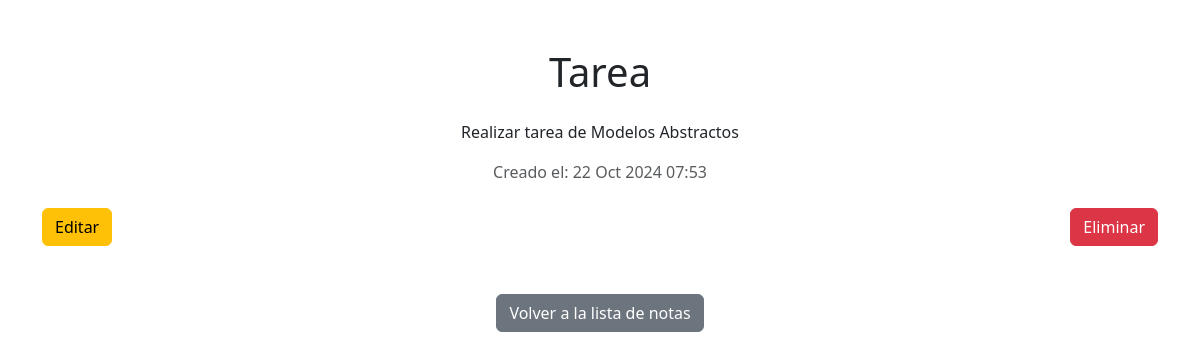
Page /notes_HernandezVivas/2/ on the earlier database version.
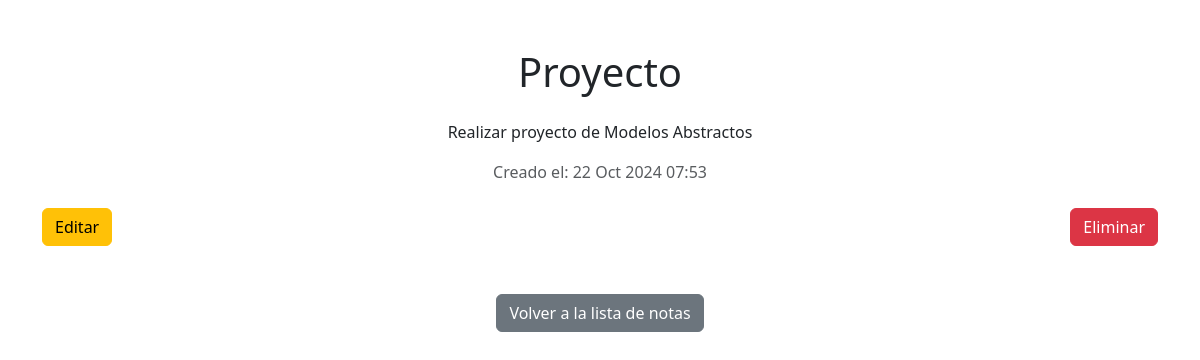
Same page on the later database version.
### notes_HernandezVivas/models.py (models this page shows, shortened)
class Note(models.Model):
    user = models.ForeignKey(User, on_delete=models.CASCADE, related_name='notes')
    title = models.CharField(max_length=200)
    content = models.TextField()
    creation_date = models.DateTimeField(auto_now_add=True)

### notes_HernandezVivas/views.py (the view)
# urls.py: path('<int:pk>/', DetailNotaView.as_view(), name='detail'),
class DetailNotaView(DetailView):
    template_name = 'notes/note_detail_HernandezVivas.html'
    model = Note

### templates/notes/note_detail_HernandezVivas.html (shortened to what this page needs)
<!DOCTYPE html>
<html lang="en">
<head>
    <link href="https://cdn.jsdelivr.net/npm/bootstrap@5.3.0-alpha3/dist/css/bootstrap.min.css" rel="stylesheet">
</head>
<body>
    <div class="container my-5">
        <h1 class="text-center">{{ object.title }}</h1>
        <p class="mt-4 text-center">{{ object.content }}</p>
        <p class="text-muted text-center">Creado el: {{ object.creation_date|date:"d M Y H:i" }}</p>
        <div class="d-flex justify-content-between mt-4">
            <a href="{% url 'edit' object.id %}" class="btn btn-warning">Editar</a>
            <a href="{% url 'delete' object.id %}" class="btn btn-danger">Eliminar</a>
        </div>
        <div class="text-center mt-5">
            <a href="{% url 'home' %}" class="btn btn-secondary">Volver a la lista de notas</a>
        </div>
    </div>
</body>
</html>

Differences in the rows shown:
changed Note: title "Tarea" → "Proyecto"; content "Realizar tarea de Modelos Abstractos" → "Realizar proyecto de Modelos Abstractos"
